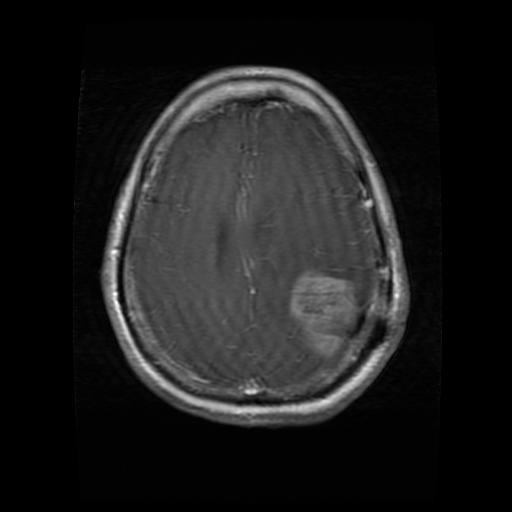
#> input picture external_test_images/brisc2025_glioma_01.jpg, 512 x 512 px
$ python -i preprocessing.py   (imports and definitions only)
#> lines starting #> are read from the running program, lines starting #| are printed output that depends on the picture; after the words box and inside, x2 and y2 are one past the last pixel; in counts of white or black regions, pixels touching at a corner belong together
"""
Klasik Görüntü İşleme Ön İşleme Modülü (src/preprocessing.py)
--------------------------------------------------------------
Medikal görüntülerde derin öğrenme öncesinde uygulanan temel görüntü işleme adımları:
1. Görüntü okuma (JPG/PNG ve DICOM .dcm desteği)
2. ROI (Region of Interest) kırpma:
   Gaussian Bulanıklaştırma -> Otsu Eşikleme -> Morfolojik Kapama/Açma -> En Büyük Kontur
3. Gürültü azaltma (Gaussian, Median, Bilateral filtreleri)
4. Kontrast iyileştirme (CLAHE - Contrast Limited Adaptive Histogram Equalization)
5. Histogram analizi ve boyutlandırma (224x224)
"""

from __future__ import annotations

import io
from pathlib import Path
from typing import Any, Dict, Tuple, Union

import cv2
import numpy as np
from PIL import Image


def load_medical_image(source: Union[str, Path, bytes, io.BytesIO, Image.Image, np.ndarray], filename: str = "") -> np.ndarray:
    """
    JPG, PNG, BMP veya DICOM (.dcm) formatındaki medikal görüntüyü RGB numpy dizisi (uint8) olarak yükler.
    """
    if isinstance(source, np.ndarray):
        img = source.copy()
        if img.ndim == 2:
            return cv2.cvtColor(img, cv2.COLOR_GRAY2RGB)
        if img.shape[2] == 4:
            return cv2.cvtColor(img, cv2.COLOR_RGBA2RGB)
        return img

    if isinstance(source, Image.Image):
        return np.array(source.convert("RGB"), dtype=np.uint8)

    is_dicom = filename.lower().endswith(".dcm")
    if isinstance(source, (str, Path)):
        path = Path(source)
        is_dicom = path.suffix.lower() == ".dcm"
        if is_dicom:
            return _read_dicom(path)
        pil_img = Image.open(path).convert("RGB")
        return np.array(pil_img, dtype=np.uint8)

    raw_bytes = source.getvalue() if isinstance(source, io.BytesIO) else source
    if is_dicom:
        return _read_dicom(io.BytesIO(raw_bytes))

    pil_img = Image.open(io.BytesIO(raw_bytes)).convert("RGB")
    return np.array(pil_img, dtype=np.uint8)


def _read_dicom(source: Union[Path, io.BytesIO]) -> np.ndarray:
    """DICOM (.dcm) dosyasını pydicom ile okuyup 8-bit RGB formatına normalize eder."""
    import pydicom

    ds = pydicom.dcmread(source)
    pixel_array = ds.pixel_array.astype(np.float32)

    slope = float(getattr(ds, "RescaleSlope", 1.0))
    intercept = float(getattr(ds, "RescaleIntercept", 0.0))
    pixel_array = pixel_array * slope + intercept

    p_min, p_max = np.percentile(pixel_array, (1, 99))
    if p_max > p_min:
        pixel_array = np.clip(pixel_array, p_min, p_max)
        pixel_array = (pixel_array - p_min) / (p_max - p_min) * 255.0
    else:
        pixel_array = np.zeros_like(pixel_array)

    gray = pixel_array.astype(np.uint8)
    return cv2.cvtColor(gray, cv2.COLOR_GRAY2RGB)


def extract_brain_roi(gray_img: np.ndarray, pad: int = 4) -> Tuple[np.ndarray, np.ndarray, np.ndarray, Tuple[int, int, int, int]]:
    """
    Otsu eşikleme + Morfolojik İşlemler (Kapama & Açma) + En Büyük Kontur ile
    görüntüdeki siyah arka plan boşluklarını temizler ve ilgi bölgesini (ROI) kırpar.
    """
    h, w = gray_img.shape[:2]
    blurred = cv2.GaussianBlur(gray_img, (5, 5), 0)

    # 1. Otsu otomatik eşikleme
    _, otsu_mask = cv2.threshold(blurred, 0, 255, cv2.THRESH_BINARY + cv2.THRESH_OTSU)

    # 2. Morfolojik işlemler: küçük gürültüleri sil (Açma) ve boşlukları doldur (Kapama)
    kernel = cv2.getStructuringElement(cv2.MORPH_ELLIPSE, (7, 7))
    morph_mask = cv2.morphologyEx(otsu_mask, cv2.MORPH_CLOSE, kernel, iterations=2)
    morph_mask = cv2.morphologyEx(morph_mask, cv2.MORPH_OPEN, kernel, iterations=2)

    # 3. En büyük konturu bul
    contours, _ = cv2.findContours(morph_mask, cv2.RETR_EXTERNAL, cv2.CHAIN_APPROX_SIMPLE)
    if not contours:
        return gray_img.copy(), otsu_mask, morph_mask, (0, 0, w, h)

    largest = max(contours, key=cv2.contourArea)
    area_ratio = cv2.contourArea(largest) / float(h * w)

    if area_ratio < 0.08:
        return gray_img.copy(), otsu_mask, morph_mask, (0, 0, w, h)

    x, y, bw, bh = cv2.boundingRect(largest)
    x1 = max(0, x - pad)
    y1 = max(0, y - pad)
    x2 = min(w, x + bw + pad)
    y2 = min(h, y + bh + pad)

    cropped = gray_img[y1:y2, x1:x2]
    return cropped, otsu_mask, morph_mask, (x1, y1, x2, y2)


def apply_noise_filter(gray_img: np.ndarray, filter_type: str = "bilateral", kernel_size: int = 5) -> np.ndarray:
    """
    Medikal görüntülerde gürültü azaltma filtreleri.
    - bilateral: Kenarları (tümör sınırlarını) koruyarak gürültü giderir.
    - median: Tuz-biber gürültüsüne karşı etkilidir.
    - gaussian: Yumuşak alçak geçiren filtre.
    - none: Filtre uygulamaz.
    """
    k = int(kernel_size)
    if k % 2 == 0:
        k += 1
    k = max(3, k)

    ft = filter_type.lower()
    if ft == "none":
        return gray_img.copy()
    if ft == "gaussian":
        return cv2.GaussianBlur(gray_img, (k, k), 0)
    if ft == "median":
        return cv2.medianBlur(gray_img, k)
    if ft == "bilateral":
        return cv2.bilateralFilter(gray_img, d=k, sigmaColor=50, sigmaSpace=50)
    raise ValueError(f"Desteklenmeyen filtre türü: {filter_type}")


def apply_clahe(gray_img: np.ndarray, clip_limit: float = 2.0, tile_grid_size: int = 8) -> np.ndarray:
    """
    CLAHE (Contrast Limited Adaptive Histogram Equalization):
    Yerel kontrastı artırarak doku ve tümör sınırlarını belirginleştirir.
    """
    grid = max(2, int(tile_grid_size))
    clahe = cv2.createCLAHE(clipLimit=float(clip_limit), tileGridSize=(grid, grid))
    return clahe.apply(gray_img)


def compute_histogram(gray_img: np.ndarray) -> np.ndarray:
    """256 seviyeli gri tonlama histogramı hesaplar."""
    return cv2.calcHist([gray_img], [0], None, [256], [0, 256]).flatten()


def preprocess_pipeline(
    image_input: Union[str, Path, bytes, io.BytesIO, Image.Image, np.ndarray],
    filename: str = "",
    use_roi: bool = True,
    filter_type: str = "bilateral",
    kernel_size: int = 5,
    use_clahe: bool = True,
    clahe_clip: float = 2.0,
    clahe_grid: int = 8,
    output_size: int = 224,
) -> Dict[str, Any]:
    """
    Uçtan uca klasik görüntü işleme hattı.
    Hem model girişi (224x224 RGB) hem de görselleştirme için tüm ara adımları döndürür.
    """
    original_rgb = load_medical_image(image_input, filename=filename)
    gray = cv2.cvtColor(original_rgb, cv2.COLOR_RGB2GRAY)

    # Adım 1: ROI Kırpma (Otsu + Morfoloji + Kontur)
    if use_roi:
        roi_gray, otsu_mask, morph_mask, roi_bbox = extract_brain_roi(gray)
    else:
        h, w = gray.shape[:2]
        roi_gray = gray.copy()
        otsu_mask = np.zeros_like(gray)
        morph_mask = np.zeros_like(gray)
        roi_bbox = (0, 0, w, h)

    hist_before = compute_histogram(roi_gray)

    # Adım 2: Gürültü Azaltma Filtresi
    filtered_gray = apply_noise_filter(roi_gray, filter_type=filter_type, kernel_size=kernel_size)

    # Adım 3: CLAHE Kontrast İyileştirme
    if use_clahe:
        enhanced_gray = apply_clahe(filtered_gray, clip_limit=clahe_clip, tile_grid_size=clahe_grid)
    else:
        enhanced_gray = filtered_gray.copy()

    hist_after = compute_histogram(enhanced_gray)

    # Adım 4: Boyutlandırma ve 3 kanallı RGB dönüşümü
    resized_gray = cv2.resize(enhanced_gray, (output_size, output_size), interpolation=cv2.INTER_AREA)
    final_rgb = cv2.cvtColor(resized_gray, cv2.COLOR_GRAY2RGB)

    x1, y1, x2, y2 = roi_bbox
    roi_rgb_resized = cv2.resize(original_rgb[y1:y2, x1:x2], (output_size, output_size), interpolation=cv2.INTER_AREA)

    return {
        "original_rgb": original_rgb,
        "gray": gray,
        "otsu_mask": otsu_mask,
        "morph_mask": morph_mask,
        "roi_bbox": roi_bbox,
        "roi_gray": roi_gray,
        "filtered_gray": filtered_gray,
        "enhanced_gray": enhanced_gray,
        "final_rgb": final_rgb,
        "roi_rgb_resized": roi_rgb_resized,
        "hist_before": hist_before,
        "hist_after": hist_after,
    }


def preprocess_for_training(image_path: Union[str, Path], output_size: int = 224) -> np.ndarray:
    """Eğitim verisi ön-hazırlığı için standart hızlı çağrı (ROI + Bilateral + CLAHE -> 224x224 RGB)."""
    result = preprocess_pipeline(
        image_input=image_path,
        use_roi=True,
        filter_type="bilateral",
        kernel_size=5,
        use_clahe=True,
        clahe_clip=2.0,
        clahe_grid=8,
        output_size=output_size,
    )
    return result["final_rgb"]

>>> import cv2
>>> picture = cv2.cvtColor(cv2.imread('../external_test_images/brisc2025_glioma_01.jpg'), cv2.COLOR_BGR2RGB)
#> picture is the input picture: shape (512, 512, 3); min 0, max 255, mean 28.3
>>> result = preprocess_pipeline(picture)
#> in extract_brain_roi, `_, otsu_mask = cv2.threshold(blurred, 0, 255, cv2.THRESH_BINARY + cv2...`:
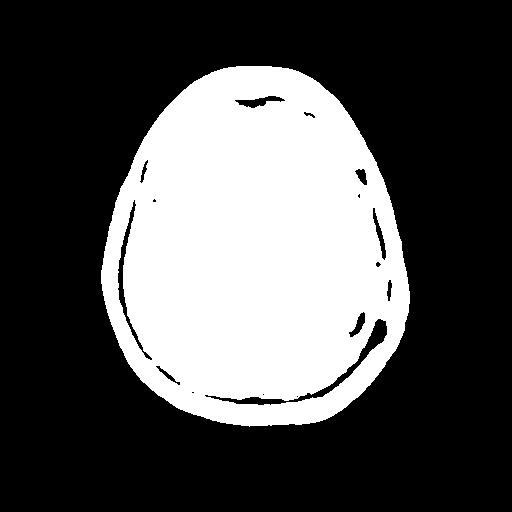
#> otsu_mask: shape (512, 512); 31.9% white; 1 white region, box (x1, y1, x2, y2) and area: (101, 66, 410, 427) 83678
#> in extract_brain_roi, `morph_mask = cv2.morphologyEx(otsu_mask, cv2.MORPH_CLOSE, kernel, iter..`:
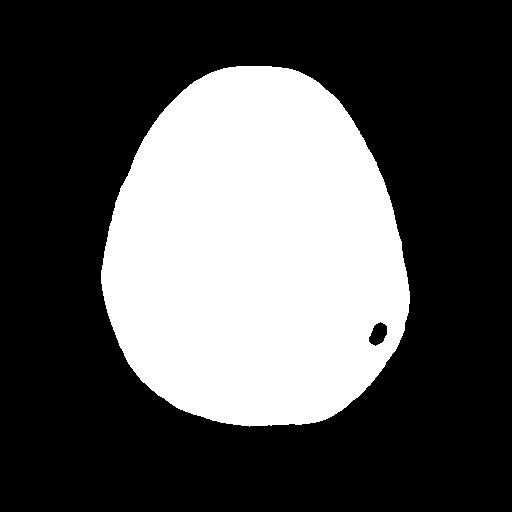
#> morph_mask: shape (512, 512); 32.9% white; 1 white region, box (x1, y1, x2, y2) and area: (101, 66, 410, 427) 86283
#> in extract_brain_roi, `morph_mask = cv2.morphologyEx(morph_mask, cv2.MORPH_OPEN, kernel, iter..`: morph_mask: shape (512, 512); 32.9% white; 1 white region
#> in extract_brain_roi, `contours, _ = cv2.findContours(morph_mask, cv2.RETR_EXTERNAL, cv2.CHAI..`: contours = 1 contour; box (x1, y1, x2, y2) and area: (101, 66, 410, 427) 86089
#> in extract_brain_roi, `largest = max(contours, key=cv2.contourArea)`: largest = contour of 479 points, box (x1, y1, x2, y2) (101, 66, 410, 427), area 86089
#> in extract_brain_roi, `area_ratio = cv2.contourArea(largest) / float(h * w)`: area_ratio = 0.328
#> in extract_brain_roi, `x, y, bw, bh = cv2.boundingRect(largest)`: x = 101; y = 66; bw = 309; bh = 361
#> in extract_brain_roi, `x1 = max(0, x - pad)`: x1 = 97
#> in extract_brain_roi, `y1 = max(0, y - pad)`: y1 = 62
#> in extract_brain_roi, `x2 = min(w, x + bw + pad)`: x2 = 414
#> in extract_brain_roi, `y2 = min(h, y + bh + pad)`: y2 = 431
#> in extract_brain_roi, `cropped = gray_img[y1:y2, x1:x2]`:
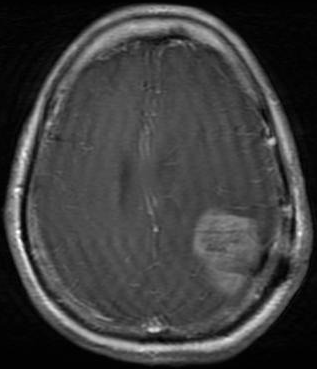
#> cropped: shape (369, 317); min 0, max 255, mean 61.9
#> in preprocess_pipeline, `roi_gray, otsu_mask, morph_mask, roi_bbox = extract_brain_roi(gray)`: roi_bbox = (97, 62, 414, 431)
#> in preprocess_pipeline, `hist_before = compute_histogram(roi_gray)`: hist_before = 256 values, max 4553 at index 3, min 0 at index 237, mean 456.9
#> in apply_clahe, `return clahe.apply(gray_img)`:
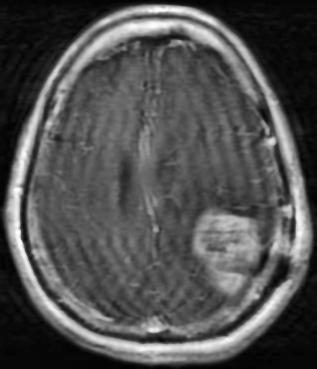
#> returned value: shape (369, 317); min 1, max 254, mean 80.3
#> in preprocess_pipeline, `hist_after = compute_histogram(enhanced_gray)`: hist_after = 256 values, max 2848 at index 8, min 0 at index 0, mean 456.9
#> in preprocess_pipeline, `resized_gray = cv2.resize(enhanced_gray, (output_size, output_size), i..`:
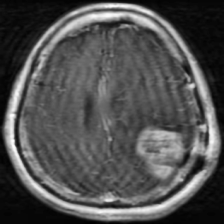
#> resized_gray: shape (224, 224); min 2, max 253, mean 80.3
#> in preprocess_pipeline, `x1, y1, x2, y2 = roi_bbox`: x1 = 97; y1 = 62; x2 = 414; y2 = 431
#> in preprocess_pipeline, `roi_rgb_resized = cv2.resize(original_rgb[y1:y2, x1:x2], (output_size,..`:
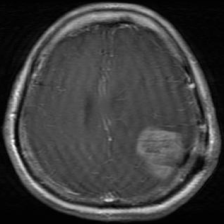
#> roi_rgb_resized: shape (224, 224, 3); min 0, max 246, mean 61.9
#> result = 12 items

$ run again, on external_test_images/brisc2025_glioma_02.jpg
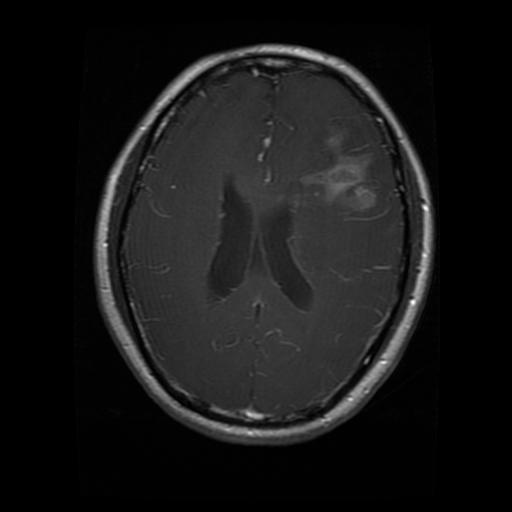
#> input picture external_test_images/brisc2025_glioma_02.jpg, 512 x 512 px
#> picture is the input picture: shape (512, 512, 3); min 0, max 255, mean 23.1
#> otsu_mask: shape (512, 512); 38.1% white; 3 white regions, box (x1, y1, x2, y2) and area: (94, 43, 435, 445) 99888, (191, 83, 200, 92) 43, (357, 91, 364, 98) 21
#> contours = 1 contour; box (x1, y1, x2, y2) and area: (94, 43, 435, 445) 106681
#> largest = contour of 524 points, box (x1, y1, x2, y2) (94, 43, 435, 445), area 106681
#> area_ratio = 0.407
#> x = 94; y = 43; bw = 341; bh = 402
#> in extract_brain_roi, `x1 = max(0, x - pad)`: x1 = 90
#> in extract_brain_roi, `y1 = max(0, y - pad)`: y1 = 39
#> in extract_brain_roi, `x2 = min(w, x + bw + pad)`: x2 = 439
#> in extract_brain_roi, `y2 = min(h, y + bh + pad)`: y2 = 449
#> roi_bbox = (90, 39, 439, 449)
#> hist_before = 256 values, max 15420 at index 2, min 0 at index 201, mean 558.9
#> in apply_clahe, `return clahe.apply(gray_img)`:
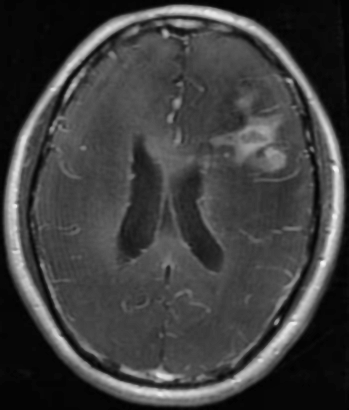
#> returned value: shape (410, 349); min 1, max 246, mean 63
#> hist_after = 256 values, max 9692 at index 6, min 0 at index 0, mean 558.9
#> in preprocess_pipeline, `x1, y1, x2, y2 = roi_bbox`: x1 = 90; y1 = 39; x2 = 439; y2 = 449
#> in preprocess_pipeline, `roi_rgb_resized = cv2.resize(original_rgb[y1:y2, x1:x2], (output_size,..`:
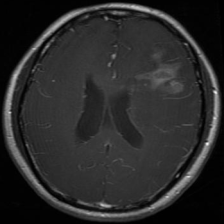
#> roi_rgb_resized: shape (224, 224, 3); min 0, max 243, mean 42
#> result = 12 items

$ run again, on external_test_images/brisc2025_glioma_03.jpg
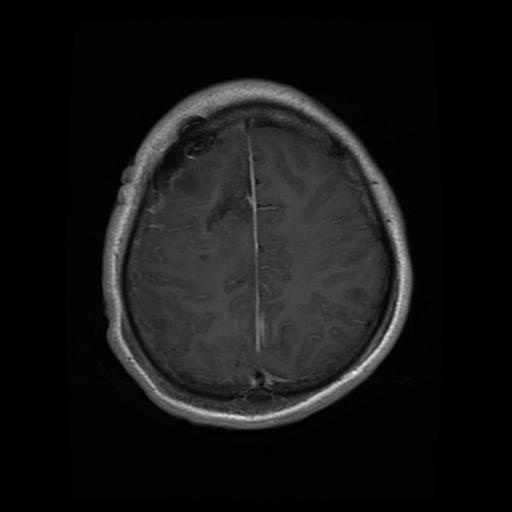
#> input picture external_test_images/brisc2025_glioma_03.jpg, 512 x 512 px
#> picture is the input picture: shape (512, 512, 3); min 0, max 255, mean 21.2
#> otsu_mask: shape (512, 512); 29.4% white; 6 white regions (5 under 20 px), largest, box (x1, y1, x2, y2) and area: (102, 79, 413, 430) 76918
#> contours = 1 contour; box (x1, y1, x2, y2) and area: (102, 79, 413, 430) 84294
#> largest = contour of 448 points, box (x1, y1, x2, y2) (102, 79, 413, 430), area 84294
#> area_ratio = 0.322
#> x = 102; y = 79; bw = 311; bh = 351
#> in extract_brain_roi, `x1 = max(0, x - pad)`: x1 = 98
#> in extract_brain_roi, `y1 = max(0, y - pad)`: y1 = 75
#> in extract_brain_roi, `x2 = min(w, x + bw + pad)`: x2 = 417
#> in extract_brain_roi, `y2 = min(h, y + bh + pad)`: y2 = 434
#> roi_bbox = (98, 75, 417, 434)
#> hist_before = 256 values, max 13929 at index 2, min 0 at index 217, mean 447.3
#> hist_after = 256 values, max 6236 at index 7, min 0 at index 0, mean 447.3
#> in preprocess_pipeline, `resized_gray = cv2.resize(enhanced_gray, (output_size, output_size), i..`:
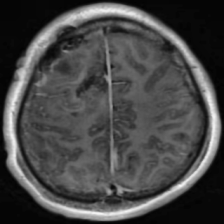
#> resized_gray: shape (224, 224); min 1, max 245, mean 70.9
#> in preprocess_pipeline, `x1, y1, x2, y2 = roi_bbox`: x1 = 98; y1 = 75; x2 = 417; y2 = 434
#> in preprocess_pipeline, `roi_rgb_resized = cv2.resize(original_rgb[y1:y2, x1:x2], (output_size,..`:
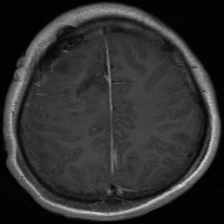
#> roi_rgb_resized: shape (224, 224, 3); min 0, max 236, mean 47.3
#> result = 12 items

$ run again, on external_test_images/brisc2025_glioma_04.jpg
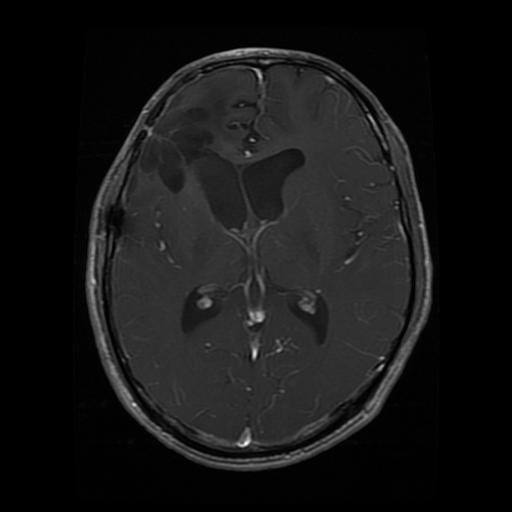
#> input picture external_test_images/brisc2025_glioma_04.jpg, 512 x 512 px
#> picture is the input picture: shape (512, 512, 3); min 0, max 253, mean 22
#> in extract_brain_roi, `_, otsu_mask = cv2.threshold(blurred, 0, 255, cv2.THRESH_BINARY + cv2...`:
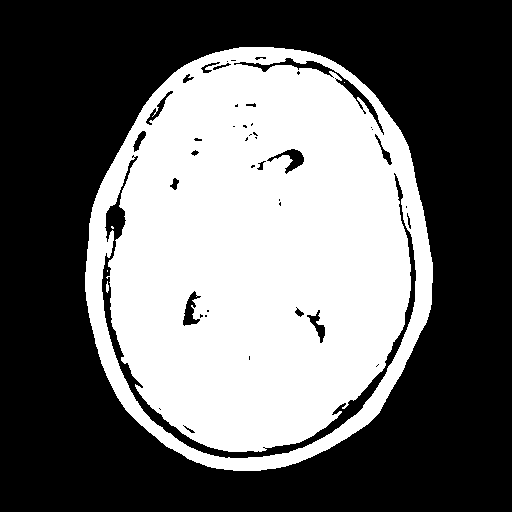
#> otsu_mask: shape (512, 512); 41.4% white; 5 white regions (3 under 20 px), largest, box (x1, y1, x2, y2) and area: (85, 47, 433, 471) 108582, (106, 281, 109, 293) 26
#> contours = 1 contour; box (x1, y1, x2, y2) and area: (85, 47, 433, 471) 115548
#> largest = contour of 570 points, box (x1, y1, x2, y2) (85, 47, 433, 471), area 115548
#> area_ratio = 0.441
#> x = 85; y = 47; bw = 348; bh = 424
#> in extract_brain_roi, `x1 = max(0, x - pad)`: x1 = 81
#> in extract_brain_roi, `y1 = max(0, y - pad)`: y1 = 43
#> in extract_brain_roi, `x2 = min(w, x + bw + pad)`: x2 = 437
#> in extract_brain_roi, `y2 = min(h, y + bh + pad)`: y2 = 475
#> roi_bbox = (81, 43, 437, 475)
#> hist_before = 256 values, max 13311 at index 2, min 0 at index 175, mean 600.8
#> hist_after = 256 values, max 7794 at index 6, min 0 at index 0, mean 600.8
#> in preprocess_pipeline, `x1, y1, x2, y2 = roi_bbox`: x1 = 81; y1 = 43; x2 = 437; y2 = 475
#> in preprocess_pipeline, `roi_rgb_resized = cv2.resize(original_rgb[y1:y2, x1:x2], (output_size,..`:
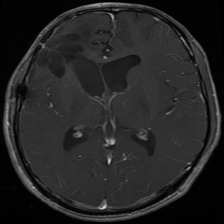
#> roi_rgb_resized: shape (224, 224, 3); min 0, max 233, mean 37.2
#> result = 12 items
